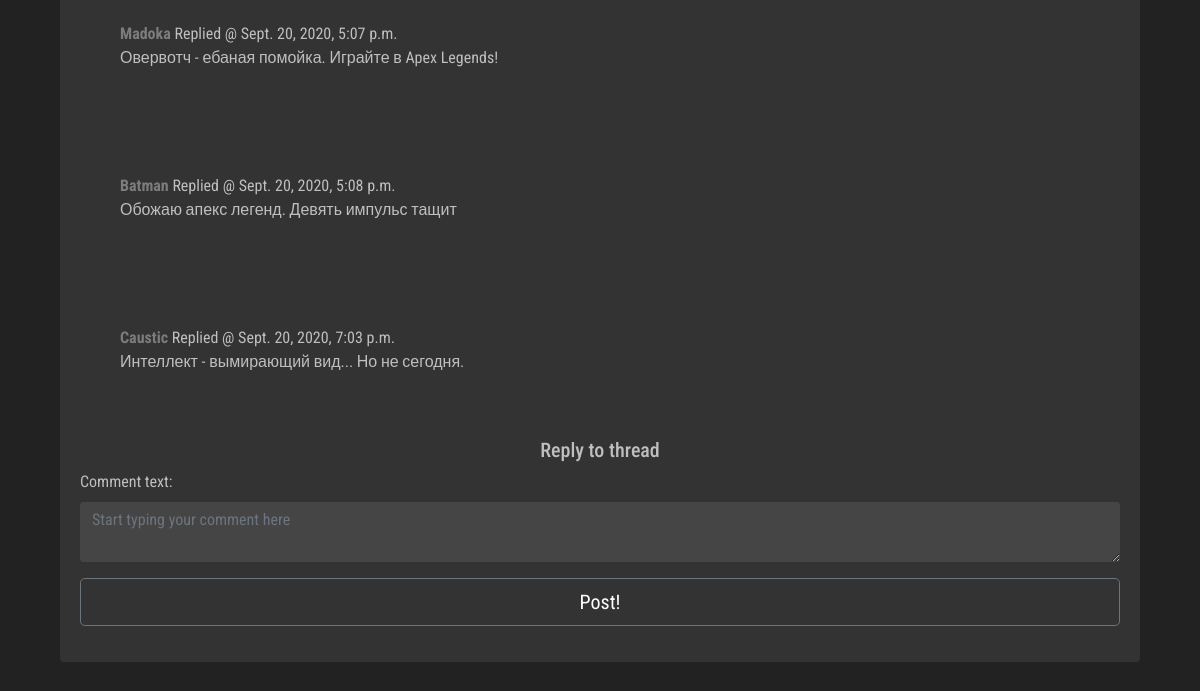
Page /board/9 (signed in, lower part) on the earlier database version.
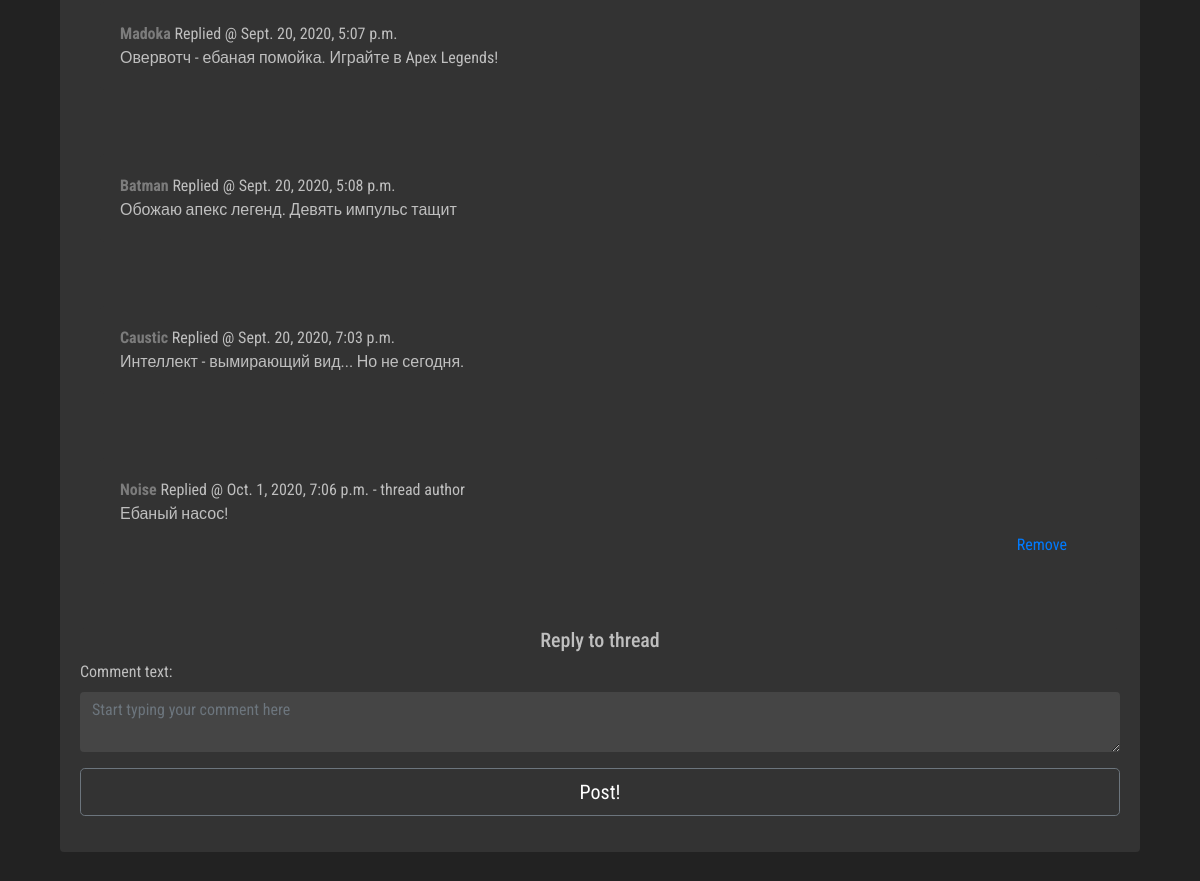
Same page on the later database version.
### board/models.py (models this page shows, shortened)
class Comment(models.Model):
    comment_text = models.TextField('Comment text', max_length=10000)
    comment_post = models.ForeignKey(Thread,  on_delete=models.CASCADE)
    comment_author = models.ForeignKey(User, on_delete=models.CASCADE)
    pub_date = models.DateTimeField('Date published', null=True, blank=True, auto_now=True)

### board/views.py (the view, shortened to what this page needs)
# urls.py: path('<int:pk>', views.thread_view, name='thread'),
@login_required
def thread_view(request, pk):
    thread = Thread.objects.get(id=pk)
    comments = Comment.objects.filter(comment_post=thread)
    template = loader.get_template('board/thread.html')
    form = CommentForm()
    context = {
        'thread': thread,
        'form': form,
        'comments': comments
    }
    return HttpResponse(template.render(context, request))

### board/forms.py
class CommentForm(forms.ModelForm):
    comment_text = forms.CharField(max_length=10000, widget=forms.Textarea(attrs={'style':'background: #454545; color: #f9f9f9;', 'class':'form-control', 'rows':'2.5', 'placeholder':'Start typing your comment here', }))
    key = forms.IntegerField(widget=forms.HiddenInput, required=False)
    class Meta:
        model = Comment
        fields = ('comment_text',)

### board/templates/board/thread.html (shortened to what this page needs)
{% extends 'hat.html' %}
{% block content %}
<div class="row col-">
        <div class="col-lg-12 col-sm-12 col-md-12 col-xl-12 content">
       <br />
<br>
            <form action="{% url 'Board:delete_thread' thread.id %}" method="POST">
<div class="card">
  <div class="card-body" id="<?php echo $thread['title']; ?>">
</form>
        <div id="<?php echo $thread['id']; ?>" class="collapse show" role="tabpanel" aria-labelledby="headingOne" data-parent="#accordion">
      {% for comment in comments %}
            <div class="card-body">
	<div class="card">
		<div class="card-body">
 			<a class="userlk" href="{% url 'Board:guest' comment.comment_author %}">{{ comment.comment_author }}</a> Replied @ {{ comment.pub_date }}
            {% if comment.comment_author == thread.thread_author %}
            - thread author
            {% endif %}<br />
  {{ comment.comment_text|linebreaksbr }}
  <div>
      {% if comment.comment_author.username == user.username %}
      <form action="{% url 'Board:delete_comment' comment.id %}" method="POST">
          <div class="d-flex flex-row-reverse"> <input type="hidden" name="id" value="{{ comment.id }}">
      <input type="submit" class="btn btn-link" value="Remove">
        </div>
      </form>
          {% endif %}
</div>       </div> </div>
 <br />
      </div>
            {% endfor %}
      <div class="card border-dark mb-3">
<h5 class="text-center">Reply to thread</h5>
<form method="POST">
    {{ form.as_p }}
   <button name="cmm" type="submit" class="btn btn-secondary btn-lg btn-block">Post!</button>
</form>
</div>
    </div>
  </div>
</div>
<br />
</div>
  </body>
</html>
{% endblock %}

### board/templates/hat.html (shortened to what this page needs)
<!DOCTYPE html>
<html lang="en"><head>
	<link rel="stylesheet" href="https://stackpath.bootstrapcdn.com/bootstrap/4.3.1/css/bootstrap.min.css">
     {% load static %}
    <link rel="stylesheet" href=" {% static 'css/master.css' %} " type="text/css">
  </head>
  <body>
<div class="container">
<div class="col-lg-12 head-block"><br>
{% block content %} {% endblock %}
</body>
</html>

### static/css/master.css (style rules this page uses)
﻿.head-block,.top-menu,.top-material,.left-sidebar,.content { background:#222222; margin-bottom:5px; }
.head-block { height:40px; }
.content { border: none; }
.head-block { height:150px; background:right center no-repeat; }
.card { background: #333333; border: none; }
.btn-secondary { background: #333333; background-color: }
.userlk { font-weight: bold; }
body { font-family: 'Roboto Condensed', sans-serif; font-size: initial; }
a { color: #7c7c7c; font-size: initial; }
body { background: #222; color: #bfbfbf; }
.form-control { border: none; }

Differences in the rows shown:
added Comment: comment_author "Noise", pub_date "Oct. 1, 2020, 7:06 p.m.", shows "- thread author", comment_text "Ебаный насос!"
